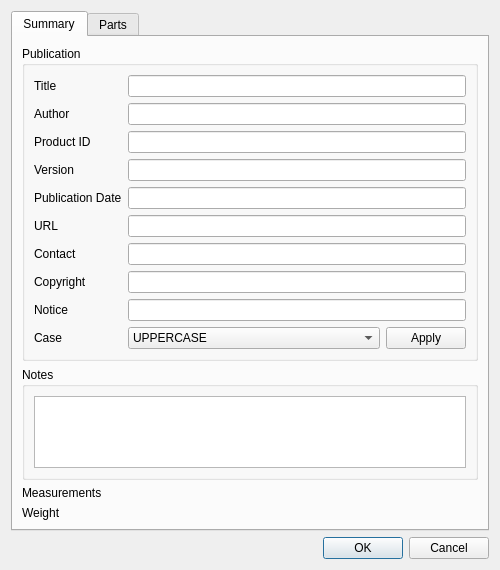
<?xml version="1.0" encoding="UTF-8"?>
<ui version="4.0">
 <class>swPropertiesDialog</class>
 <widget class="QDialog" name="swPropertiesDialog">
  <property name="whatsThis">
   <string>&lt;p&gt;&lt;b&gt;Model Properties&lt;/b&gt;&lt;/p&gt;&lt;p&gt;Edit the current model's publication details and comments on the Summary tab. Measurements and Parts provide read-only information. Choose OK to apply the metadata changes, or Cancel to discard them.&lt;/p&gt;</string>
  </property>
  <property name="geometry">
   <rect>
    <x>0</x>
    <y>0</y>
    <width>500</width>
    <height>442</height>
   </rect>
  </property>
  <property name="windowTitle">
   <string>Properties</string>
  </property>
  <layout class="QVBoxLayout" name="verticalLayout">
   <item>
    <widget class="QTabWidget" name="tabWidget">
     <property name="currentIndex">
      <number>0</number>
     </property>
     <widget class="QWidget" name="tabSummary">
      <property name="whatsThis">
       <string>&lt;p&gt;&lt;b&gt;Model Summary&lt;/b&gt;&lt;/p&gt;&lt;p&gt;Publication details and notes are stored in the model file when you save it. Measurements show its overall size.&lt;/p&gt;</string>
      </property>
      <property name="sizePolicy">
       <sizepolicy hsizetype="Preferred" vsizetype="Preferred">
        <horstretch>0</horstretch>
        <verstretch>0</verstretch>
       </sizepolicy>
      </property>
      <attribute name="title">
       <string>Summary</string>
      </attribute>
      <layout class="QFormLayout" name="formLayout_3">
       <item row="0" column="0" colspan="2">
        <widget class="QGroupBox" name="PublicationGroup">
         <property name="title">
          <string>Publication</string>
         </property>
         <layout class="QFormLayout" name="publicationLayout">
          <item row="0" column="0">
           <widget class="QLabel" name="DescriptionLabel">
            <property name="buddy">
             <cstring>DescriptionEdit</cstring>
            </property>
            <property name="toolTip">
             <string>Enter the title of this model.</string>
            </property>
            <property name="text">
             <string>Title</string>
            </property>
           </widget>
          </item>
          <item row="0" column="1">
           <widget class="QLineEdit" name="DescriptionEdit">
            <property name="toolTip">
             <string>Enter the title of this model.</string>
            </property>
            <property name="whatsThis">
             <string>&lt;p&gt;&lt;b&gt;Title&lt;/b&gt;&lt;/p&gt;&lt;p&gt;The title of this model, shown on the instructions cover. Use %title to show it in any instructions text.&lt;/p&gt;</string>
            </property>
           </widget>
          </item>
          <item row="1" column="0">
           <widget class="QLabel" name="AuthorLabel">
            <property name="buddy">
             <cstring>AuthorEdit</cstring>
            </property>
            <property name="toolTip">
             <string>Enter the author credited in this model.</string>
            </property>
            <property name="text">
             <string>Author</string>
            </property>
           </widget>
          </item>
          <item row="1" column="1">
           <widget class="QLineEdit" name="AuthorEdit">
            <property name="toolTip">
             <string>Enter the author credited in this model.</string>
            </property>
            <property name="whatsThis">
             <string>&lt;p&gt;&lt;b&gt;Author&lt;/b&gt;&lt;/p&gt;&lt;p&gt;The author credited in this model. Use %author to show it in any instructions text.&lt;/p&gt;</string>
            </property>
           </widget>
          </item>
          <item row="2" column="0">
           <widget class="QLabel" name="ProductIdLabel">
            <property name="buddy">
             <cstring>ProductIdEdit</cstring>
            </property>
            <property name="toolTip">
             <string>Enter the product number of this model.</string>
            </property>
            <property name="text">
             <string>Product ID</string>
            </property>
           </widget>
          </item>
          <item row="2" column="1">
           <widget class="QLineEdit" name="ProductIdEdit">
            <property name="toolTip">
             <string>Enter the product number of this model.</string>
            </property>
            <property name="whatsThis">
             <string>&lt;p&gt;&lt;b&gt;Product ID&lt;/b&gt;&lt;/p&gt;&lt;p&gt;The product number of this model. Use %id to show it in any instructions text.&lt;/p&gt;</string>
            </property>
           </widget>
          </item>
          <item row="3" column="0">
           <widget class="QLabel" name="VersionLabel">
            <property name="buddy">
             <cstring>VersionEdit</cstring>
            </property>
            <property name="toolTip">
             <string>Enter the version of this model.</string>
            </property>
            <property name="text">
             <string>Version</string>
            </property>
           </widget>
          </item>
          <item row="3" column="1">
           <widget class="QLineEdit" name="VersionEdit">
            <property name="toolTip">
             <string>Enter the version of this model.</string>
            </property>
            <property name="whatsThis">
             <string>&lt;p&gt;&lt;b&gt;Version&lt;/b&gt;&lt;/p&gt;&lt;p&gt;The version of this model. Use %version to show it in any instructions text.&lt;/p&gt;</string>
            </property>
           </widget>
          </item>
          <item row="4" column="0">
           <widget class="QLabel" name="PublicationDateLabel">
            <property name="buddy">
             <cstring>PublicationDateEdit</cstring>
            </property>
            <property name="toolTip">
             <string>Enter the date this model was published.</string>
            </property>
            <property name="text">
             <string>Publication Date</string>
            </property>
           </widget>
          </item>
          <item row="4" column="1">
           <widget class="QLineEdit" name="PublicationDateEdit">
            <property name="toolTip">
             <string>Enter the date this model was published.</string>
            </property>
            <property name="whatsThis">
             <string>&lt;p&gt;&lt;b&gt;Publication Date&lt;/b&gt;&lt;/p&gt;&lt;p&gt;The date this model was published, typed as you want it shown. Use %date to show it in any instructions text.&lt;/p&gt;</string>
            </property>
           </widget>
          </item>
          <item row="5" column="0">
           <widget class="QLabel" name="UrlLabel">
            <property name="buddy">
             <cstring>UrlEdit</cstring>
            </property>
            <property name="toolTip">
             <string>Enter the web address of this model.</string>
            </property>
            <property name="text">
             <string>URL</string>
            </property>
           </widget>
          </item>
          <item row="5" column="1">
           <widget class="QLineEdit" name="UrlEdit">
            <property name="toolTip">
             <string>Enter the web address of this model.</string>
            </property>
            <property name="whatsThis">
             <string>&lt;p&gt;&lt;b&gt;URL&lt;/b&gt;&lt;/p&gt;&lt;p&gt;The web address of this model. Use %url to show it in any instructions text, the Publication URL box shows it by default.&lt;/p&gt;</string>
            </property>
           </widget>
          </item>
          <item row="6" column="0">
           <widget class="QLabel" name="ContactLabel">
            <property name="buddy">
             <cstring>ContactEdit</cstring>
            </property>
            <property name="toolTip">
             <string>Enter how to reach the publisher.</string>
            </property>
            <property name="text">
             <string>Contact</string>
            </property>
           </widget>
          </item>
          <item row="6" column="1">
           <widget class="QLineEdit" name="ContactEdit">
            <property name="toolTip">
             <string>Enter how to reach the publisher.</string>
            </property>
            <property name="whatsThis">
             <string>&lt;p&gt;&lt;b&gt;Contact&lt;/b&gt;&lt;/p&gt;&lt;p&gt;How to reach the publisher, such as an email address. Use %contact to show it in any instructions text.&lt;/p&gt;</string>
            </property>
           </widget>
          </item>
          <item row="7" column="0">
           <widget class="QLabel" name="CopyrightLabel">
            <property name="buddy">
             <cstring>CopyrightEdit</cstring>
            </property>
            <property name="toolTip">
             <string>Enter the copyright or license of this model.</string>
            </property>
            <property name="text">
             <string>Copyright</string>
            </property>
           </widget>
          </item>
          <item row="7" column="1">
           <widget class="QLineEdit" name="CopyrightEdit">
            <property name="toolTip">
             <string>Enter the copyright or license of this model.</string>
            </property>
            <property name="whatsThis">
             <string>&lt;p&gt;&lt;b&gt;Copyright&lt;/b&gt;&lt;/p&gt;&lt;p&gt;The copyright or license of this model, saved as the LDraw license line. Use %copyright to show it in any instructions text.&lt;/p&gt;</string>
            </property>
           </widget>
          </item>
          <item row="8" column="0">
           <widget class="QLabel" name="NoticeLabel">
            <property name="buddy">
             <cstring>NoticeEdit</cstring>
            </property>
            <property name="toolTip">
             <string>Enter a legal or trademark notice.</string>
            </property>
            <property name="text">
             <string>Notice</string>
            </property>
           </widget>
          </item>
          <item row="8" column="1">
           <widget class="QLineEdit" name="NoticeEdit">
            <property name="toolTip">
             <string>Enter a legal or trademark notice.</string>
            </property>
            <property name="whatsThis">
             <string>&lt;p&gt;&lt;b&gt;Notice&lt;/b&gt;&lt;/p&gt;&lt;p&gt;A legal or trademark notice for this model. Use %notice to show it in any instructions text.&lt;/p&gt;</string>
            </property>
           </widget>
          </item>
          <item row="9" column="0">
           <widget class="QLabel" name="CaseLabel">
            <property name="buddy">
             <cstring>CaseCombo</cstring>
            </property>
            <property name="toolTip">
             <string>Change the letter case of every publication field.</string>
            </property>
            <property name="text">
             <string>Case</string>
            </property>
           </widget>
          </item>
          <item row="9" column="1">
           <layout class="QHBoxLayout" name="CaseLayout">
            <item>
             <widget class="QComboBox" name="CaseCombo">
              <property name="toolTip">
               <string>Choose the letter case to apply to every publication field.</string>
              </property>
              <property name="whatsThis">
               <string>&lt;p&gt;&lt;b&gt;Case&lt;/b&gt;&lt;/p&gt;&lt;p&gt;The letter case Apply gives every publication field: UPPERCASE, lowercase, Sentence case with a capital at the start of each sentence, or Title Case with a capital at the start of each word.&lt;/p&gt;</string>
              </property>
              <property name="sizePolicy">
               <sizepolicy hsizetype="Expanding" vsizetype="Fixed">
                <horstretch>0</horstretch>
                <verstretch>0</verstretch>
               </sizepolicy>
              </property>
              <item>
               <property name="text">
                <string>UPPERCASE</string>
               </property>
              </item>
              <item>
               <property name="text">
                <string>lowercase</string>
               </property>
              </item>
              <item>
               <property name="text">
                <string>Sentence case</string>
               </property>
              </item>
              <item>
               <property name="text">
                <string>Title Case</string>
               </property>
              </item>
             </widget>
            </item>
            <item>
             <widget class="QPushButton" name="CaseApplyButton">
              <property name="toolTip">
               <string>Change every publication field to the chosen letter case.</string>
              </property>
              <property name="whatsThis">
               <string>&lt;p&gt;&lt;b&gt;Apply Case&lt;/b&gt;&lt;/p&gt;&lt;p&gt;Rewrites the text of every publication field in the chosen letter case. Cancel the dialog to keep the old text.&lt;/p&gt;</string>
              </property>
              <property name="text">
               <string>Apply</string>
              </property>
             </widget>
            </item>
           </layout>
          </item>
         </layout>
        </widget>
       </item>
       <item row="1" column="0" colspan="2">
        <widget class="QGroupBox" name="NotesGroup">
         <property name="title">
          <string>Notes</string>
         </property>
         <layout class="QVBoxLayout" name="notesLayout">
          <item>
           <widget class="QTextEdit" name="CommentsEdit">
            <property name="toolTip">
             <string>Enter plain-text notes to store with this model.</string>
            </property>
            <property name="whatsThis">
             <string>&lt;p&gt;&lt;b&gt;Comments&lt;/b&gt;&lt;/p&gt;&lt;p&gt;Plain-text notes stored with this model. Use %comments to show them in any instructions text.&lt;/p&gt;</string>
            </property>
            <property name="sizePolicy">
             <sizepolicy hsizetype="Expanding" vsizetype="Expanding">
              <horstretch>0</horstretch>
              <verstretch>0</verstretch>
             </sizepolicy>
            </property>
            <property name="acceptRichText">
             <bool>false</bool>
            </property>
           </widget>
          </item>
         </layout>
        </widget>
       </item>
       <item row="2" column="0">
        <widget class="QLabel" name="label_4">
         <property name="toolTip">
          <string>Overall model dimensions along the X, Y, and Z axes.</string>
         </property>
         <property name="whatsThis">
          <string>&lt;p&gt;&lt;b&gt;Model Measurements&lt;/b&gt;&lt;/p&gt;&lt;p&gt;The dimensions of the model's bounding box are shown in centimeters, inches, and LDraw units (ldu). The values are read-only and include parts across all steps. Use %size to show them in any instructions text.&lt;/p&gt;</string>
         </property>
         <property name="text">
          <string>Measurements</string>
         </property>
         <property name="alignment">
          <set>Qt::AlignLeading|Qt::AlignLeft|Qt::AlignTop</set>
         </property>
        </widget>
       </item>
       <item row="2" column="1">
        <widget class="QLabel" name="MeasurementsLabel">
         <property name="toolTip">
          <string>Overall model dimensions along the X, Y, and Z axes.</string>
         </property>
         <property name="whatsThis">
          <string>&lt;p&gt;&lt;b&gt;Model Measurements&lt;/b&gt;&lt;/p&gt;&lt;p&gt;The dimensions of the model's bounding box are shown in centimeters, inches, and LDraw units (ldu). The values are read-only and include parts across all steps. Use %size to show them in any instructions text.&lt;/p&gt;</string>
         </property>
         <property name="accessibleName">
          <string>Model Measurements</string>
         </property>
         <property name="text">
          <string/>
         </property>
        </widget>
       </item>
       <item row="3" column="0">
        <widget class="QLabel" name="label_5">
         <property name="toolTip">
          <string>Total model weight from the BrickLink catalog.</string>
         </property>
         <property name="whatsThis">
          <string>&lt;p&gt;&lt;b&gt;Model Weight&lt;/b&gt;&lt;/p&gt;&lt;p&gt;The total weight in grams and ounces of every part across all steps, from the BrickLink part weights. Parts without a known weight are counted as N/A and add nothing to the total. Use %weight to show it in any instructions text.&lt;/p&gt;</string>
         </property>
         <property name="text">
          <string>Weight</string>
         </property>
         <property name="alignment">
          <set>Qt::AlignLeading|Qt::AlignLeft|Qt::AlignTop</set>
         </property>
        </widget>
       </item>
       <item row="3" column="1">
        <widget class="QLabel" name="WeightLabel">
         <property name="toolTip">
          <string>Total model weight from the BrickLink catalog.</string>
         </property>
         <property name="whatsThis">
          <string>&lt;p&gt;&lt;b&gt;Model Weight&lt;/b&gt;&lt;/p&gt;&lt;p&gt;The total weight in grams and ounces of every part across all steps, from the BrickLink part weights. Parts without a known weight are counted as N/A and add nothing to the total. Use %weight to show it in any instructions text.&lt;/p&gt;</string>
         </property>
         <property name="accessibleName">
          <string>Model Weight</string>
         </property>
         <property name="text">
          <string/>
         </property>
        </widget>
       </item>
      </layout>
     </widget>
     <widget class="QWidget" name="tabParts">
      <attribute name="title">
       <string>Parts</string>
      </attribute>
      <layout class="QVBoxLayout" name="verticalLayout_3">
       <item>
        <widget class="swPartsTableWidget" name="PartsTable">
         <property name="toolTip">
          <string>View part quantities by color; click a column heading to sort.</string>
         </property>
         <property name="whatsThis">
          <string>&lt;p&gt;&lt;b&gt;Parts&lt;/b&gt;&lt;/p&gt;&lt;p&gt;The table counts parts across all steps, including parts inside submodels. The first column shows a thumbnail of each part in its most used color, and the ID column shows its number. Color columns show quantities, and totals summarize each part, each color, and the whole model. The Weight column shows the grams or ounces of each row, chosen with the units box below the table, from the BrickLink part weights, or N/A when unknown. Click a column heading to sort. The thumbnail, ID and part-name columns stay visible while you scroll horizontally. Counts cannot be edited here.&lt;/p&gt;</string>
         </property>
         <property name="accessibleName">
          <string>Parts</string>
         </property>
         <property name="editTriggers">
          <set>QAbstractItemView::NoEditTriggers</set>
         </property>
         <property name="sortingEnabled">
          <bool>true</bool>
         </property>
         <property name="selectionBehavior">
          <enum>QAbstractItemView::SelectRows</enum>
         </property>
         <attribute name="horizontalHeaderDefaultSectionSize">
          <number>75</number>
         </attribute>
         <attribute name="horizontalHeaderShowSortIndicator" stdset="0">
          <bool>true</bool>
         </attribute>
         <attribute name="verticalHeaderVisible">
          <bool>false</bool>
         </attribute>
        </widget>
       </item>
       <item>
        <layout class="QHBoxLayout" name="ExportLayout">
         <item>
          <widget class="QLabel" name="PartsCountLabel">
           <property name="toolTip">
            <string>Unique parts count each part and color combination once; total parts count every part in the model.</string>
           </property>
          </widget>
         </item>
         <item>
          <spacer name="ExportSpacer">
           <property name="orientation">
            <enum>Qt::Horizontal</enum>
           </property>
           <property name="sizeHint" stdset="0">
            <size>
             <width>0</width>
             <height>0</height>
            </size>
           </property>
          </spacer>
         </item>
         <item>
          <widget class="QComboBox" name="WeightUnitCombo">
           <property name="toolTip">
            <string>Show the Weight column in metric or imperial units.</string>
           </property>
           <property name="whatsThis">
            <string>&lt;p&gt;&lt;b&gt;Weight Units&lt;/b&gt;&lt;/p&gt;&lt;p&gt;Shows the Weight column in grams for Metric or ounces for Imperial. Sorting by weight is the same in both units.&lt;/p&gt;</string>
           </property>
           <property name="accessibleName">
            <string>Weight Units</string>
           </property>
           <item>
            <property name="text">
             <string>Metric</string>
            </property>
           </item>
           <item>
            <property name="text">
             <string>Imperial</string>
            </property>
           </item>
          </widget>
         </item>
         <item>
          <widget class="QPushButton" name="ExportBrickLinkButton">
           <property name="toolTip">
            <string>Save this model's part list as a BrickLink wanted list.</string>
           </property>
           <property name="whatsThis">
            <string>&lt;p&gt;&lt;b&gt;Export BrickLink&lt;/b&gt;&lt;/p&gt;&lt;p&gt;Saves the parts listed in this table as a BrickLink XML wanted list, the same format as File &amp;gt; Export &amp;gt; BrickLink. Only the model shown in this dialog and its submodels are included.&lt;/p&gt;</string>
           </property>
           <property name="text">
            <string>Export BrickLink...</string>
           </property>
          </widget>
         </item>
         <item>
          <widget class="QPushButton" name="ExportCSVButton">
           <property name="toolTip">
            <string>Save this model's part list as a CSV spreadsheet.</string>
           </property>
           <property name="whatsThis">
            <string>&lt;p&gt;&lt;b&gt;Export CSV&lt;/b&gt;&lt;/p&gt;&lt;p&gt;Saves the parts listed in this table as comma separated values with name, color, quantity, ID and color code, the same format as File &amp;gt; Export &amp;gt; CSV. Only the model shown in this dialog and its submodels are included.&lt;/p&gt;</string>
           </property>
           <property name="text">
            <string>Export CSV...</string>
           </property>
          </widget>
         </item>
        </layout>
       </item>
      </layout>
     </widget>
    </widget>
   </item>
   <item>
    <widget class="QDialogButtonBox" name="buttonBox">
     <property name="orientation">
      <enum>Qt::Horizontal</enum>
     </property>
     <property name="standardButtons">
      <set>QDialogButtonBox::Cancel|QDialogButtonBox::Ok</set>
     </property>
    </widget>
   </item>
  </layout>
 </widget>
 <tabstops>
  <tabstop>tabWidget</tabstop>
  <tabstop>buttonBox</tabstop>
  <tabstop>DescriptionEdit</tabstop>
  <tabstop>AuthorEdit</tabstop>
  <tabstop>ProductIdEdit</tabstop>
  <tabstop>VersionEdit</tabstop>
  <tabstop>PublicationDateEdit</tabstop>
  <tabstop>UrlEdit</tabstop>
  <tabstop>ContactEdit</tabstop>
  <tabstop>CopyrightEdit</tabstop>
  <tabstop>NoticeEdit</tabstop>
  <tabstop>CaseCombo</tabstop>
  <tabstop>CaseApplyButton</tabstop>
  <tabstop>CommentsEdit</tabstop>
  <tabstop>PartsTable</tabstop>
  <tabstop>ExportBrickLinkButton</tabstop>
  <tabstop>ExportCSVButton</tabstop>
 </tabstops>
 <customwidgets>
  <customwidget>
   <class>swPartsTableWidget</class>
   <extends>QTableWidget</extends>
   <header>sw_dialog_properties.h</header>
  </customwidget>
 </customwidgets>
 <resources/>
 <connections>
  <connection>
   <sender>buttonBox</sender>
   <signal>accepted()</signal>
   <receiver>swPropertiesDialog</receiver>
   <slot>accept()</slot>
   <hints>
    <hint type="sourcelabel">
     <x>257</x>
     <y>352</y>
    </hint>
    <hint type="destinationlabel">
     <x>157</x>
     <y>274</y>
    </hint>
   </hints>
  </connection>
  <connection>
   <sender>buttonBox</sender>
   <signal>rejected()</signal>
   <receiver>swPropertiesDialog</receiver>
   <slot>reject()</slot>
   <hints>
    <hint type="sourcelabel">
     <x>325</x>
     <y>352</y>
    </hint>
    <hint type="destinationlabel">
     <x>286</x>
     <y>274</y>
    </hint>
   </hints>
  </connection>
 </connections>
</ui>
